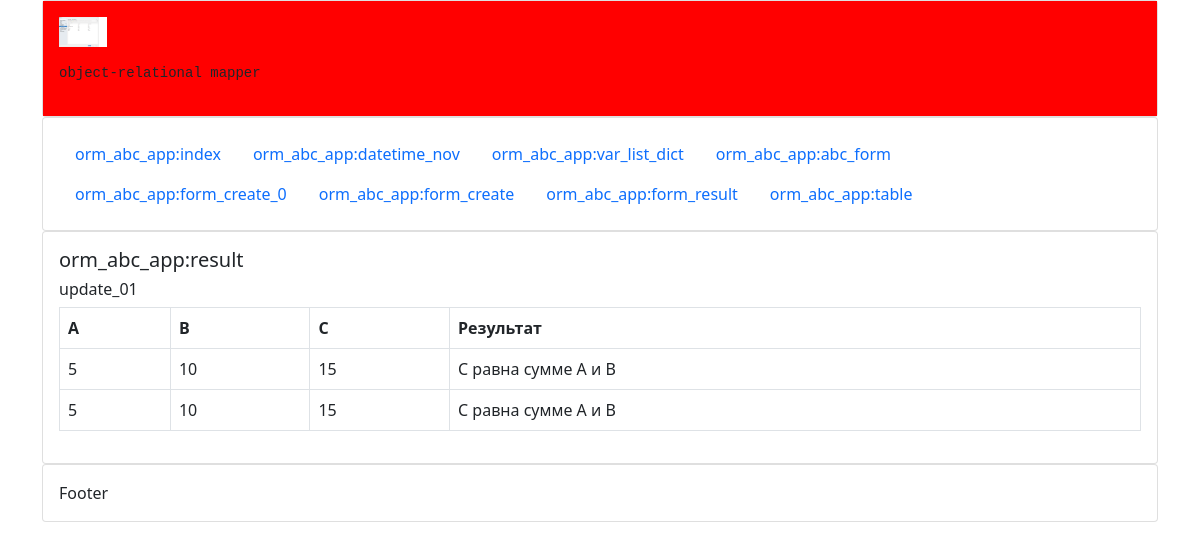
The page /form_result/ on the database as committed earlier.
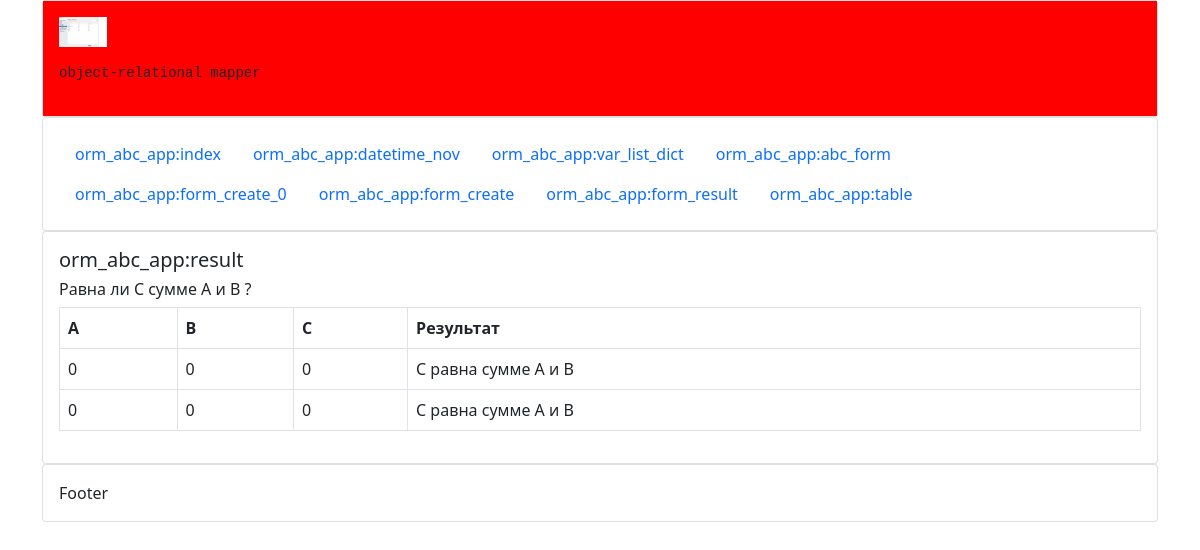
The same page on the database as committed later.
### orm_abc_app/models.py (models this page shows)
class Abc(models.Model):
    task = models.CharField("Формулировка задачи", default="Равна ли С сумме A и B ?", max_length=256)
    a = models.IntegerField("Значение А", default=0, )
    b = models.IntegerField("Значение B", default=0, help_text="Подсказка для поля")
    c = models.IntegerField("Значение С", choices=c_choices, default=0, )
    current_date = models.DateTimeField("Дата Записи", auto_now=True)
    def __str__(self):
        return f"{self.id}&{self.task}"
    class Meta:
        verbose_name = "A_B_C"
        verbose_name_plural = "A_B_C_S"
        ordering = ('-id', '-a')

### orm_abc_app/views.py (the view)
# urls.py: path('form_result/', views.form_result, name='form_result'),
def form_result(request):
    object = Abc.objects.all().order_by('-id')[:1]
    print("object: ", object)
    row = object.values('a', 'b', 'c')[0]
    print("row: ", row)
    print("row_a: ", row['a'])
    row_list = object.values_list()[0]
    print("row_list: ", row_list)
    if row_list[2] + row_list[3] == row_list[4]:
        result = " С равна сумме A и B"
    else:
        result = "С не равна сумме A и B"
    task = row_list[1]
    print('task: ', task)
    last_data = [row_list[2], row_list[3], row_list[4]]
    print('last_data:', last_data)
    print('result: ', result)
    context = {'task': task, 'last_data': last_data, 'result': result, 'row': row}
    return render(request, 'form_result.html', context)

### orm_abc_app/templates/form_result.html (shortened to what this page needs)
{% extends 'layout.html' %}
{% block content %}
    <h5>orm_abc_app:result</h5>
    <h6>{{ task }}</h6>
    <table class="table table-bordered">
        <thead>
        <tr>
            <th scope="col">A</th>
            <th scope="col">B</th>
            <th scope="col">C</th>
            <th scope="col">Результат</th>
        </tr>
        </thead>
        <tbody style="border-top: 0px;">
        <tr>
            {% for item in last_data %}
                <td>{{ item }}</td>
            {% endfor %}
            <td>{{ result }}</td>
        </tr>
        <tr>
            {% for k, v in row.items %}
                <td>{{ v }}</td>
            {% endfor %}
            <td>{{ result }}</td>
        </tr>
        </tbody>
    </table>
{% endblock %}

Rows that differ between the two databases and show on the page:
no longer on this page (row unchanged): Abc: task "update_01"
added Abc: task "Равна ли С сумме A и B ?"
Other text that changed with them:
new list line: "0"
list line gone: "5"
list line gone: "10"
list line gone: "15"
